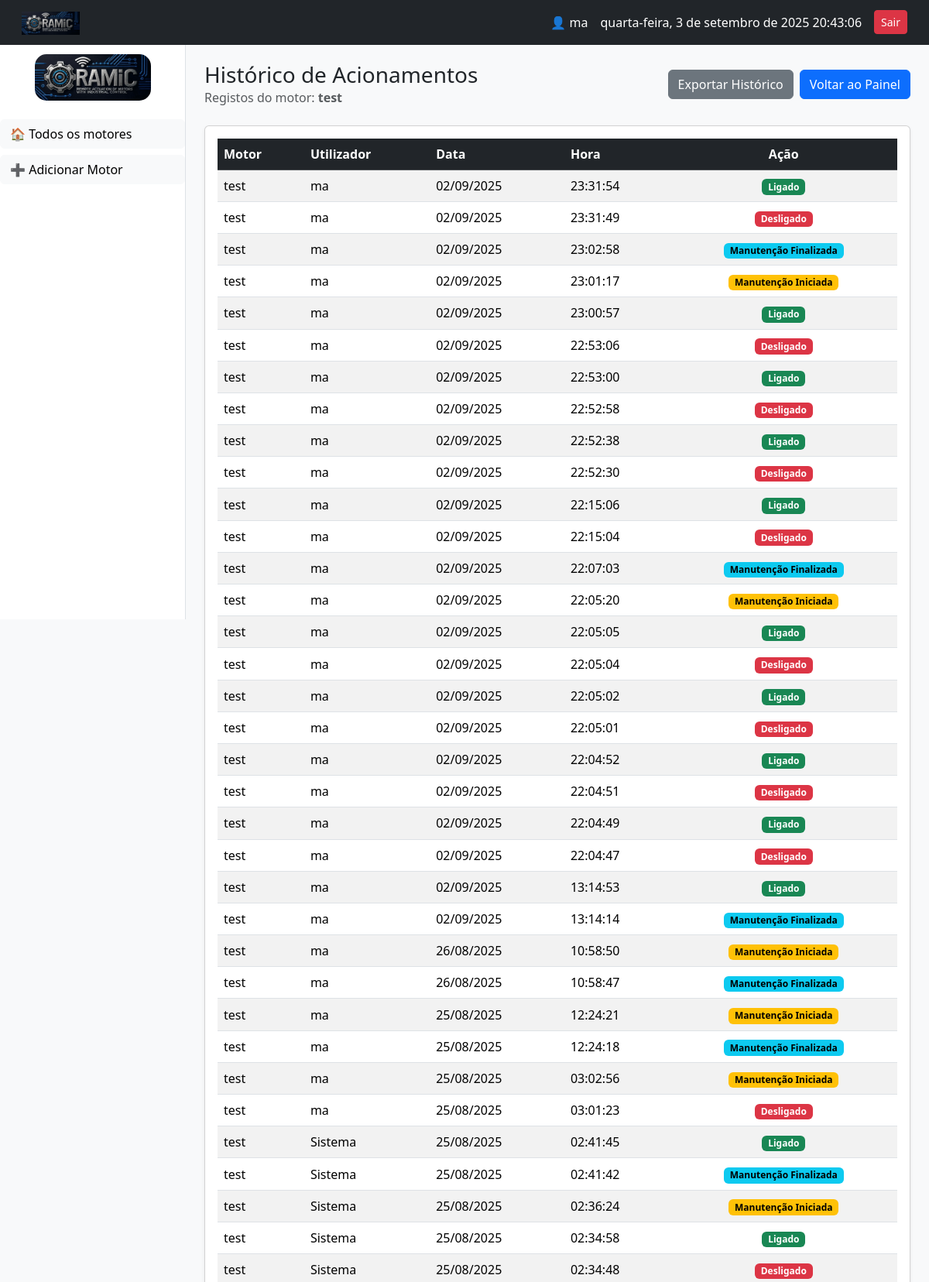
Screenshot of /motor/1/historico/ (signed in, upper part) with the database file from the repository.
### core/models.py (models this page shows, shortened)
class Motor(models.Model):
    nome = models.CharField(max_length=100)
    numero_serie = models.CharField(max_length=50, unique=True)
    descricao = models.TextField(blank=True, null=True)
    imagem = models.ImageField(upload_to="motores/", blank=True, null=True)
    localizacao = models.CharField(max_length=100, blank=True)
    modelo = models.CharField(max_length=100, blank=True)
    corrente = models.FloatField(null=True, blank=True, help_text="Corrente em Ampères (A)")
    potencia = models.FloatField(null=True, blank=True, help_text="Potência em Watts (W)")
    tensao = models.CharField(max_length=50, blank=True, help_text="Ex: 110V, 220V")
    ligado = models.BooleanField(default=False)
    em_manutencao = models.BooleanField(default=False)
    last_heartbeat = models.DateTimeField(null=True, blank=True)

class LogAcionamento(models.Model):
    ACOES = [
        ("LIGADO", "Ligado"),
        ("DESLIGADO", "Desligado"),
        ("MANUTENCAO_INICIO", "Manutenção Iniciada"),
        ("MANUTENCAO_FIM", "Manutenção Finalizada"),
    ]
    motor = models.ForeignKey(Motor, related_name="logs", on_delete=models.CASCADE)
    usuario = models.ForeignKey(User, on_delete=models.SET_NULL, null=True, blank=True)
    acao = models.CharField(max_length=20, choices=ACOES)
    timestamp = models.DateTimeField(auto_now_add=True)

### core/views.py (the view)
# urls.py: path("motor/<int:motor_id>/historico/", views.historico_view, name="historico"),
@login_required
def historico_view(request, motor_id: int):
    motor = get_object_or_404(Motor, id=motor_id)
    logs = motor.logs.all().order_by('-timestamp')
    return render(request, "core/motores/historico.html", {"motor": motor, "logs": logs})

### templates/core/motores/historico.html
{% extends "core/base.html" %}
{% load django_bootstrap5 %}
{% block content %}
<div class="d-flex align-items-center justify-content-between mb-4">
  <div>
    <h3 class="mb-0">Histórico de Acionamentos</h3>
    {% if motor %}
      <p class="text-muted mb-0">Registos do motor: <strong>{{ motor.nome }}</strong></p>
    {% endif %}
  </div>
  <div class="d-flex gap-2">
    <a href="{% url 'exportar_historico_txt' %}" class="btn btn-secondary">Exportar Histórico</a>
    <a href="{% url 'painel' %}" class="btn btn-primary">Voltar ao Painel</a>
  </div>
</div>
<div class="card shadow-sm">
  <div class="card-body">
    <div class="table-responsive">
      <table class="table table-striped table-hover align-middle mb-0">
        <thead class="table-dark">
          <tr>
            <th>Motor</th>
            <th>Utilizador</th>
            <th>Data</th>
            <th>Hora</th>
            <th class="text-center">Ação</th>
          </tr>
        </thead>
        <tbody>
          {% for log in logs %}
          <tr>
            <td>{{ log.motor.nome }}</td>
            <td>{{ log.usuario.username|default:"Sistema" }}</td>
            <td>{{ log.timestamp|date:"d/m/Y" }}</td>
            <td>{{ log.timestamp|time:"H:i:s" }}</td>
            <td class="text-center">
              {% if log.acao == "LIGADO" %}
                <span class="badge text-bg-success">{{ log.get_acao_display }}</span>
              {% elif log.acao == "DESLIGADO" %}
                <span class="badge text-bg-danger">{{ log.get_acao_display }}</span>
              {% elif log.acao == "MANUTENCAO_INICIO" %}
                <span class="badge text-bg-warning">Manutenção Iniciada</span>
              {% elif log.acao == "MANUTENCAO_FIM" %}
                <span class="badge text-bg-info">Manutenção Finalizada</span>
              {% else %}
                <span class="badge text-bg-secondary">{{ log.acao }}</span>
              {% endif %}
            </td>
          </tr>
          {% empty %}
          <tr>
            <td colspan="5" class="text-center p-4">
              <p class="mb-0">Ainda não existem registos para este motor.</p>
            </td>
          </tr>
          {% endfor %}
        </tbody>
      </table>
    </div>
  </div>
</div>
{% endblock %}

### templates/core/base.html (shortened to what this page needs)
{% load static %}
{% load django_bootstrap5 %}
<!doctype html>
<html lang="pt-br">
  <head>
    {% bootstrap_css %}
    <link rel="stylesheet" href="https://cdn.jsdelivr.net/npm/bootstrap-icons@1.11.3/font/bootstrap-icons.min.css">
  </head>
  <body>
    {% if user.is_authenticated %}
      <nav class="navbar navbar-dark bg-dark px-3 top-navbar">
        <div class="container-fluid">
          <a class="navbar-brand" href="{% url 'painel' %}">
            <img src="{% static 'img/Ramic-logo.png' %}" alt="RAMIC Logo" style="height: 30px;">
          </a>
          <div class="d-flex align-items-center text-white">
            <span class="me-3">👤 {{ request.user.username }}</span>
            <span id="datetime" class="me-3 d-none d-md-inline"></span>
            <a href="{% url 'logout' %}" class="btn btn-danger btn-sm">Sair</a>
          </div>
        </div>
      </nav>
      <aside class="sidebar">
        <div class="text-center mb-4">
          <a href="{% url 'painel' %}">
            <img src="{% static 'img/Ramic-logo.png' %}" alt="RAMIC Logo" class="img-fluid" style="max-width: 150px; border-radius: 15px;">
          </a>
        </div>
        <ul class="list-unstyled">
          <li class="mb-2"><a class="btn btn-light w-100 text-start" href="{% url 'painel' %}">🏠 Todos os motores</a></li>
          <li class="mb-2"><a class="btn btn-light w-100 text-start" href="{% url 'adicionar_motor' %}">➕ Adicionar Motor</a></li>
        </ul>
      </aside>
      <main class="content">
        {% block content %}{% endblock %}
      </main>
    {% else %}
      <main class="container py-5">
        {% bootstrap_messages %}
        {% block content_unauthenticated %}{% endblock %}
      </main>
    {% endif %}
  </body>
</html>

### templates/core/base.html (style rules this page uses)
body { background-color: #f8f9fa; }
.sidebar { width: 240px; min-height: 100vh; background: #fff; border-right: 1px solid #dee2e6; position: fixed; left: 0; top: 0; padding-top: 70px; }
.content { margin-left: 240px; padding: 24px; padding-top: 80px; }
.top-navbar { position: fixed; top: 0; width: 100%; z-index: 1030; }

### rows the page displays
Motor: nome "test"
LogAcionamento: motor.nome "test", usuario.username "ma", timestamp "02/09/2025", timestamp "23:31:54", acao "Ligado"
LogAcionamento: motor.nome "test", usuario.username "ma", timestamp "02/09/2025", timestamp "23:31:49", acao "Desligado"
LogAcionamento: motor.nome "test", usuario.username "ma", timestamp "02/09/2025", timestamp "23:02:58", acao "Manutenção Finalizada"
LogAcionamento: motor.nome "test", usuario.username "ma", timestamp "02/09/2025", timestamp "23:01:17", shows "Manutenção Iniciada"
LogAcionamento: motor.nome "test", usuario.username "ma", timestamp "02/09/2025", timestamp "23:00:57", acao "Ligado"
LogAcionamento: motor.nome "test", usuario.username "ma", timestamp "02/09/2025", timestamp "22:53:06", acao "Desligado"
LogAcionamento: motor.nome "test", usuario.username "ma", timestamp "02/09/2025", timestamp "22:53:00", acao "Ligado"
LogAcionamento: motor.nome "test", usuario.username "ma", timestamp "02/09/2025", timestamp "22:52:58", acao "Desligado"
LogAcionamento: motor.nome "test", usuario.username "ma", timestamp "02/09/2025", timestamp "22:52:38", acao "Ligado"
LogAcionamento: motor.nome "test", usuario.username "ma", timestamp "02/09/2025", timestamp "22:52:30", acao "Desligado"
LogAcionamento: motor.nome "test", usuario.username "ma", timestamp "02/09/2025", timestamp "22:15:06", acao "Ligado"
LogAcionamento: motor.nome "test", usuario.username "ma", timestamp "02/09/2025", timestamp "22:15:04", acao "Desligado"
LogAcionamento: motor.nome "test", usuario.username "ma", timestamp "02/09/2025", timestamp "22:07:03", acao "Manutenção Finalizada"
LogAcionamento: motor.nome "test", usuario.username "ma", timestamp "02/09/2025", timestamp "22:05:20", shows "Manutenção Iniciada"
LogAcionamento: motor.nome "test", usuario.username "ma", timestamp "02/09/2025", timestamp "22:05:05", acao "Ligado"
LogAcionamento: motor.nome "test", usuario.username "ma", timestamp "02/09/2025", timestamp "22:05:04", acao "Desligado"
LogAcionamento: motor.nome "test", usuario.username "ma", timestamp "02/09/2025", timestamp "22:05:02", acao "Ligado"
LogAcionamento: motor.nome "test", usuario.username "ma", timestamp "02/09/2025", timestamp "22:05:01", acao "Desligado"
LogAcionamento: motor.nome "test", usuario.username "ma", timestamp "02/09/2025", timestamp "22:04:52", acao "Ligado"
LogAcionamento: motor.nome "test", usuario.username "ma", timestamp "02/09/2025", timestamp "22:04:51", acao "Desligado"
LogAcionamento: motor.nome "test", usuario.username "ma", timestamp "02/09/2025", timestamp "22:04:49", acao "Ligado"
LogAcionamento: motor.nome "test", usuario.username "ma", timestamp "02/09/2025", timestamp "22:04:47", acao "Desligado"
LogAcionamento: motor.nome "test", usuario.username "ma", timestamp "02/09/2025", timestamp "13:14:53", acao "Ligado"
LogAcionamento: motor.nome "test", usuario.username "ma", timestamp "02/09/2025", timestamp "13:14:14", acao "Manutenção Finalizada"
LogAcionamento: motor.nome "test", usuario.username "ma", timestamp "26/08/2025", timestamp "10:58:50", shows "Manutenção Iniciada"
LogAcionamento: motor.nome "test", usuario.username "ma", timestamp "26/08/2025", timestamp "10:58:47", acao "Manutenção Finalizada"
LogAcionamento: motor.nome "test", usuario.username "ma", timestamp "25/08/2025", timestamp "12:24:21", shows "Manutenção Iniciada"
LogAcionamento: motor.nome "test", usuario.username "ma", timestamp "25/08/2025", timestamp "12:24:18", acao "Manutenção Finalizada"
LogAcionamento: motor.nome "test", usuario.username "ma", timestamp "25/08/2025", timestamp "03:02:56", shows "Manutenção Iniciada"
LogAcionamento: motor.nome "test", usuario.username "ma", timestamp "25/08/2025", timestamp "03:01:23", acao "Desligado"
LogAcionamento: motor.nome "test", usuario.username "Sistema", timestamp "25/08/2025", timestamp "02:41:45", acao "Ligado"
LogAcionamento: motor.nome "test", usuario.username "Sistema", timestamp "25/08/2025", timestamp "02:41:42", acao "Manutenção Finalizada"
LogAcionamento: motor.nome "test", usuario.username "Sistema", timestamp "25/08/2025", timestamp "02:36:24", shows "Manutenção Iniciada"
LogAcionamento: motor.nome "test", usuario.username "Sistema", timestamp "25/08/2025", timestamp "02:34:58", acao "Ligado"
LogAcionamento: motor.nome "test", usuario.username "Sistema", timestamp "25/08/2025", timestamp "02:34:48", acao "Desligado"

### other values shown
{{ request.user.username }} "ma"
